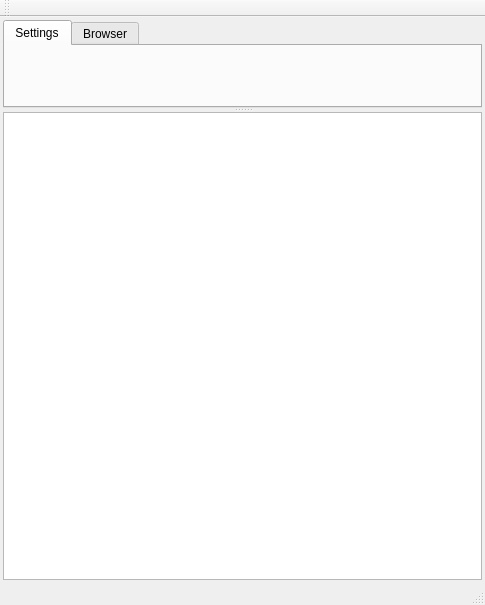
<?xml version="1.0" encoding="UTF-8"?>
<ui version="4.0">
 <class>MainWindow</class>
 <widget class="QMainWindow" name="MainWindow">
  <property name="geometry">
   <rect>
    <x>0</x>
    <y>0</y>
    <width>485</width>
    <height>605</height>
   </rect>
  </property>
  <property name="sizePolicy">
   <sizepolicy hsizetype="Expanding" vsizetype="Expanding">
    <horstretch>0</horstretch>
    <verstretch>0</verstretch>
   </sizepolicy>
  </property>
  <property name="minimumSize">
   <size>
    <width>478</width>
    <height>431</height>
   </size>
  </property>
  <property name="windowTitle">
   <string>qBoss - the (j)Boss Controller</string>
  </property>
  <widget class="QWidget" name="centralWidget">
   <property name="sizePolicy">
    <sizepolicy hsizetype="Expanding" vsizetype="Expanding">
     <horstretch>0</horstretch>
     <verstretch>0</verstretch>
    </sizepolicy>
   </property>
   <property name="minimumSize">
    <size>
     <width>478</width>
     <height>378</height>
    </size>
   </property>
   <layout class="QGridLayout" name="gridLayout">
    <property name="leftMargin">
     <number>3</number>
    </property>
    <property name="topMargin">
     <number>3</number>
    </property>
    <property name="rightMargin">
     <number>3</number>
    </property>
    <property name="bottomMargin">
     <number>3</number>
    </property>
    <property name="spacing">
     <number>3</number>
    </property>
    <item row="0" column="0">
     <widget class="QSplitter" name="splitter">
      <property name="sizePolicy">
       <sizepolicy hsizetype="Expanding" vsizetype="Expanding">
        <horstretch>0</horstretch>
        <verstretch>0</verstretch>
       </sizepolicy>
      </property>
      <property name="frameShape">
       <enum>QFrame::NoFrame</enum>
      </property>
      <property name="frameShadow">
       <enum>QFrame::Sunken</enum>
      </property>
      <property name="orientation">
       <enum>Qt::Vertical</enum>
      </property>
      <property name="childrenCollapsible">
       <bool>true</bool>
      </property>
      <widget class="QTabWidget" name="tabs">
       <property name="sizePolicy">
        <sizepolicy hsizetype="Expanding" vsizetype="Expanding">
         <horstretch>0</horstretch>
         <verstretch>0</verstretch>
        </sizepolicy>
       </property>
       <property name="minimumSize">
        <size>
         <width>0</width>
         <height>66</height>
        </size>
       </property>
       <property name="currentIndex">
        <number>0</number>
       </property>
       <widget class="QWidget" name="tab4Settings">
        <property name="sizePolicy">
         <sizepolicy hsizetype="Preferred" vsizetype="Preferred">
          <horstretch>0</horstretch>
          <verstretch>0</verstretch>
         </sizepolicy>
        </property>
        <property name="styleSheet">
         <string notr="true"/>
        </property>
        <property name="sizePolicy4Settings" stdset="0">
         <sizepolicy hsizetype="Expanding" vsizetype="Expanding">
          <horstretch>0</horstretch>
          <verstretch>0</verstretch>
         </sizepolicy>
        </property>
        <attribute name="title">
         <string>Settings</string>
        </attribute>
        <layout class="QVBoxLayout" name="verticalLayout4Settings">
         <property name="spacing">
          <number>3</number>
         </property>
         <property name="leftMargin">
          <number>3</number>
         </property>
         <property name="topMargin">
          <number>3</number>
         </property>
         <property name="rightMargin">
          <number>3</number>
         </property>
         <property name="bottomMargin">
          <number>3</number>
         </property>
         <item>
          <widget class="TabSettings" name="settingsWidget" native="true">
           <property name="sizePolicy">
            <sizepolicy hsizetype="Preferred" vsizetype="Preferred">
             <horstretch>0</horstretch>
             <verstretch>0</verstretch>
            </sizepolicy>
           </property>
           <property name="styleSheet">
            <string notr="true"/>
           </property>
          </widget>
         </item>
        </layout>
       </widget>
       <widget class="QWidget" name="tab4Browser">
        <property name="sizePolicy">
         <sizepolicy hsizetype="Expanding" vsizetype="Expanding">
          <horstretch>0</horstretch>
          <verstretch>0</verstretch>
         </sizepolicy>
        </property>
        <property name="styleSheet">
         <string notr="true">background-color:#f2f4f7;</string>
        </property>
        <attribute name="title">
         <string>Browser</string>
        </attribute>
        <layout class="QVBoxLayout" name="verticalLayout">
         <property name="spacing">
          <number>3</number>
         </property>
         <property name="leftMargin">
          <number>3</number>
         </property>
         <property name="topMargin">
          <number>3</number>
         </property>
         <property name="rightMargin">
          <number>3</number>
         </property>
         <property name="bottomMargin">
          <number>3</number>
         </property>
         <item>
          <widget class="TabBrowser" name="browserWidget" native="true">
           <property name="styleSheet">
            <string notr="true">background-color:#f2f4f7;</string>
           </property>
          </widget>
         </item>
        </layout>
       </widget>
      </widget>
      <widget class="QTextEdit" name="logWindow">
       <property name="sizePolicy">
        <sizepolicy hsizetype="Expanding" vsizetype="Expanding">
         <horstretch>0</horstretch>
         <verstretch>0</verstretch>
        </sizepolicy>
       </property>
      </widget>
     </widget>
    </item>
   </layout>
  </widget>
  <widget class="QMenuBar" name="menuBar">
   <property name="geometry">
    <rect>
     <x>0</x>
     <y>0</y>
     <width>485</width>
     <height>21</height>
    </rect>
   </property>
  </widget>
  <widget class="QToolBar" name="mainToolBar">
   <attribute name="toolBarArea">
    <enum>TopToolBarArea</enum>
   </attribute>
   <attribute name="toolBarBreak">
    <bool>false</bool>
   </attribute>
  </widget>
  <widget class="QStatusBar" name="statusBar"/>
 </widget>
 <layoutdefault spacing="6" margin="11"/>
 <customwidgets>
  <customwidget>
   <class>TabBrowser</class>
   <extends>QWidget</extends>
   <header>tabbrowser.h</header>
   <container>1</container>
  </customwidget>
  <customwidget>
   <class>TabSettings</class>
   <extends>QWidget</extends>
   <header>tabsettings.h</header>
   <container>1</container>
  </customwidget>
 </customwidgets>
 <resources/>
 <connections/>
</ui>
